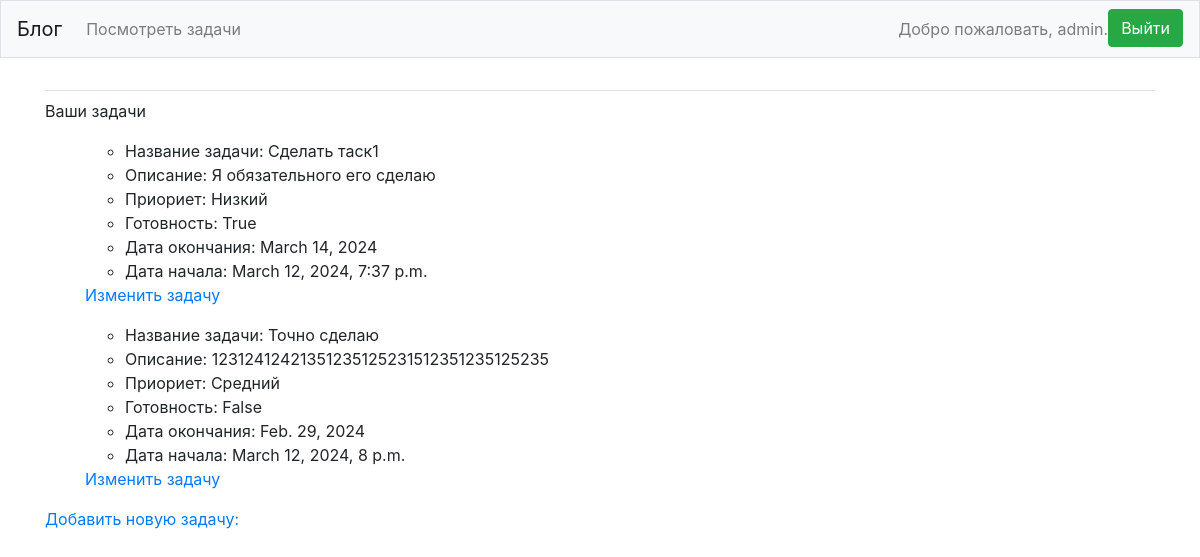
The app's page /topics/ (signed in) with its own data.
### tasks/models.py (models this page shows, shortened)
class Topic(models.Model):
    HIGHT = "Высокий"
    MEDIUM = "Средний"
    LOW = "Низкий"
    priority = {
        HIGHT: "Высокий",
        MEDIUM: "Средний",
        LOW: "Низкий",
    }
    title = models.CharField(max_length=200)
    text = models.CharField(max_length=400)
    priority = models.CharField(max_length=200, choices=priority.items())
    state = models.BooleanField(default=False)
    date_finish = models.DateField(null=True, blank=True)
    date_added = models.DateTimeField(auto_now_add=True)
    owner = models.ForeignKey(User, on_delete=models.CASCADE)

### tasks/views.py (the view)
# urls.py: path('topics/', views.topics, name='topics'),
@login_required
def topics(request):
    topics = Topic.objects.filter(owner=request.user).order_by('date_added')
    context = {'topics': topics}
    return render(request, 'tasks/topics.html', context)

### tasks/templates/tasks/topics.html
{% extends "tasks/base.html" %}
{% block content %}
  <p>Ваши задачи</p>
  <ul>
    {% for topic in topics %}
    <ul>
        <li> Название задачи:  {{ topic.title }}</li>
        <li> Описание:  {{ topic.text }}</li>
        <li> Приориет:  {{ topic.priority }}</li>
        <li> Готовность:  {{ topic.state }}</li>
        <li> Дата окончания:  {{ topic.date_finish }}</li>
        <li> Дата начала:  {{ topic.date_added }}</li>
     </ul>
     <p>
        <a href="{% url 'tasks:edit_topic' topic.id %}">Изменить задачу</a>
    <p>
    {% empty %}
      <li>Нет задач и хорошо!</li>
    {% endfor %}
  </ul>
  <a href="{% url 'tasks:new_topic' %}">Добавить новую задачу:</a>
{% endblock content %}

### tasks/templates/tasks/base.html (shortened to what this page needs)
{% load bootstrap4 %}
<!doctype html>
<html lang="en">
<head>
	{% bootstrap_css %}
</head>
<body>
    <nav class="navbar navbar-expand-md navbar-light bg-light mb-4 border">
        <a class="navbar-brand" href="{% url 'tasks:index' %}">
            Блог</a>
        <div class="collapse navbar-collapse" id="navbarCollapse">
            <ul class="navbar-nav mr-auto">
                <li class="nav-item">
                    <a class="nav-link" href="{% url 'tasks:topics' %}">
                        Посмотреть задачи</a></li>
                    </ul>
                    <ul class="navbar-nav ml-auto">
                        {% if user.is_authenticated %}
                            <li class="nav-item">
                                <span class="navbar-text"> Добро пожаловать, {{ user.username }}.</span>
                            </li>
                            <form class="nav-item" action="{% url 'users:logout' %}" method="post">
                                 <button type="submit" class="btn btn-success">Выйти</button>
                             </form>
                        {% else %}
                            <li class="nav-item">
                                <a class="nav-link" href="{% url 'users:register' %}">Регистрация</a>
                            </li>
                            <li class="nav-item">
                                <a class="nav-link" href="{% url 'users:login' %}">Вход</a></li>
                        {% endif %}
                    </ul>
                </div>
            </nav>
            <main role="main" class="container">
                <div class="pb-2 mb-2 border-bottom">
                </div>
                <div>
                    {% block content %}{% endblock content %}
                </div>
            </main>
            </body>
            </html>

### records on screen
Topic: title "Сделать таск1", text "Я обязательного его сделаю", priority "Низкий", state "True", date_finish "March 14, 2024", date_added "March 12, 2024, 7:37 p.m."
Topic: title "Точно сделаю", text "12312412421351235125231512351235125235", priority "Средний", state "False", date_finish "Feb. 29, 2024", date_added "March 12, 2024, 8 p.m."

### other values on screen
{{ user.username }} "admin"
